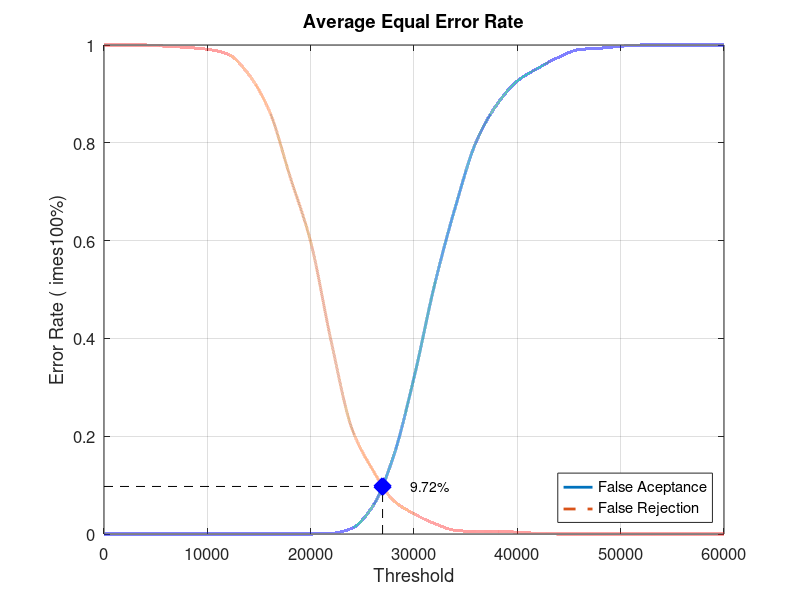
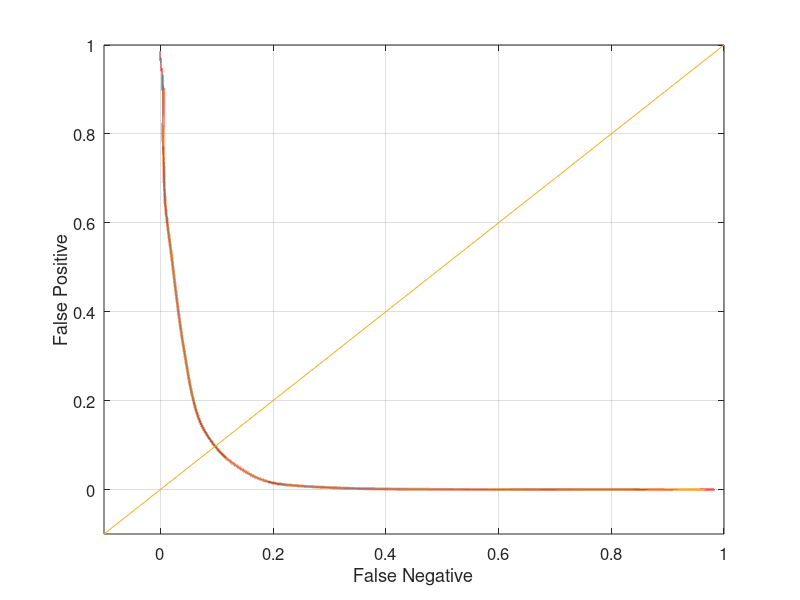

Here is the MATLAB script that generated these plots, in order:
close all;
clear;
clc;
x = 0:2000:60000;
xq = 0:0.5:60000;

y0 = [0 0 0 0 0 0 0 0 0 0 0 0.00131579 0.0118421 0.0565789 0.157895 0.319737 0.510526 0.668421 0.801316 0.877632 0.926316 0.952632 0.975 0.99079 0.993421 0.997368 1 1 1 1 1]
yy0 = interp1(x, y0, xq, 'pchip');
y1 = [1 1 1 0.9975 0.995 0.99125 0.98125 0.94 0.865 0.73125 0.5975 0.3925 0.215 0.13125 0.06875 0.04125 0.02125 0.0075 0.005 0.005 0.00375 0.00125 0 0 0 0 0 0 0 0 0]
yy1 = interp1(x, y1, xq, 'pchip');

% Calculating EER: 
y2 = abs(y0 - y1);
find(y2 == min(y2))
yy2 = abs(yy0 - yy1);
xEER = find(yy2 == min(yy2));
xEERIndex = xq(xEER) % X-axis EER
yEER = yy0(xEER) % Y-axis EER

main = figure
plot(xq, yy0,'-','LineWidth', 2);	hold on
plot(xq, yy1,'--','LineWidth', 2);	hold on
plot([xEERIndex xEERIndex], [0 yEER], 'k--');	hold on
plot([0 xEERIndex], [yEER yEER], 'k--');	hold on
plot(xEERIndex, yEER, 'bx', 'LineWidth', 10);	hold on
text(xEERIndex + 10 * xEERIndex / 100, yEER, [num2str(round((10000 * yEER)) / 100) '%'])
legend('False Aceptance', 'False Rejection', 'Location', 'SouthEast')
xlabel('Threshold')
ylabel('Error Rate (	imes100%)')
title('Average Equal Error Rate')
set(gca, 'FontSize', 12)
axis([0 60000 0 1])
grid on

print(main, 'Experiment2AverageMain', '-dpng');
FNRxFPR = figure('Color', [1 1 1]);
plot(yy1, yy0, '-', yy1, yy0, 'LineWidth', 2);
hold on
y = -0.1:0.1:1
plot(y, y); 
set(gca, 'FontSize', 12)
xlabel('False Negative')
ylabel('False Positive')
axis([-0.1 1 -0.1 1])
set(gca, 'FontSize', 12)
grid on

print(FNRxFPR, 'Experiment2AverageFNRxFPR','-dpng');
